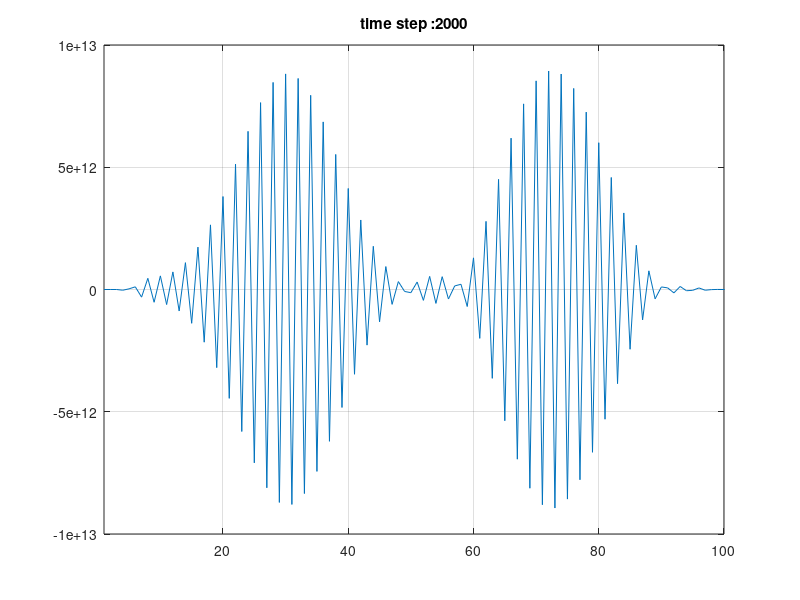

This chart was generated by the following MATLAB code:
%%
% FDTD 1D in free space with CPML 
%
% AUTHOR:skiloop
% EMAIL:skiloop@126.com
%

% close all;

%% some constants
mu_0 = 1.2566370614359173e-06;   %
eps_0= 8.8541878176203892e-12;   %
C=299792458.0;      % speed of light
Z0=1/C/eps_0;

%% wave definition
amptidute=1e7;
frequency=110E9;
T=1/frequency;
lambda=C*T;
t0=4.0*T;
omega=2*pi*frequency;

%% FDTD variables
if exist('zZoneSize','var')==0
    zZoneSize=4;
else if zZoneSize<0
    zZoneSize=4;
    end
end
if exist('tZoneSize','var')==0
    tZoneSize=50;
else if tZoneSize<50
    tZoneSize=50;
    end
end
domainLength=zZoneSize*lambda;
totalTime=tZoneSize*T;
numberCellsPerWavelength=20;

%% CPML parameters
pmlWidth=10;
pmlOrder=3; % m
epsR=1;
sigmaMaxDivSigmaOpt=0.55;
kappaMax=0.1;
alphaMax=0.0;
alphaOrder=1; % ma

%% domain definition
dz=lambda/numberCellsPerWavelength;
dt=dz/2/C;
totalTimeStep=floor(totalTime/dt);
nz=floor(domainLength/dz+2*pmlWidth);
nzp1=nz+1;
nzm1=nz-1;
ksource = floor(nzp1/2);
%% FDTD EM field arrarys
Ex=zeros(1,nzp1);
Hy=zeros(1,nz);

%% Coeficient for EM field updating
Cexe=1;
Cexhy=-dt/eps_0/dz;
Chyh=1;
Chyex=-dt/mu_0/dz;

%% CPML arrays
Psi_Ezy_zn=zeros(1,pmlWidth);
Psi_Ezy_zp=zeros(1,pmlWidth);
Psi_Hzx_zn=zeros(1,pmlWidth);
Psi_Hzx_zp=zeros(1,pmlWidth);

%% initial PML update coeficients
% sigmaOpt=0.8*(pmlOrder+1)/(sqrt(epsR)*dz*Z0);
sigmaOpt=(pmlOrder+1)/(sqrt(epsR)*150*pi*dz);
sigmaMax=sigmaOpt*sigmaMaxDivSigmaOpt;

% zn side
rho_e=((pmlWidth:-1:1)-0.75)/pmlWidth;
rho_m=((pmlWidth:-1:1)-0.25)/pmlWidth;
sigma_e=sigmaMax*abs(rho_e).^pmlOrder;
sigma_m=sigmaMax*abs(rho_m).^pmlOrder;
kappa_e=1+(kappaMax-1)*abs(rho_e).^pmlOrder;
kappa_m=1+(kappaMax-1)*abs(rho_m).^pmlOrder;
alpha_e=alphaMax*abs(1-rho_e).^alphaOrder;
alpha_m=alphaMax*abs(1-rho_m).^alphaOrder;
cpml_b_e_n=exp((-dt/eps_0)...
    *((sigma_e./kappa_e)+alpha_e));
cpml_a_e_n=1/dz*(cpml_b_e_n-1).*sigma_e ...
    ./(kappa_e.*(sigma_e+kappa_e.*alpha_e));
cpml_b_m_n=exp((-dt/eps_0)...
    *((sigma_m./kappa_m)+alpha_m));
cpml_a_m_n=1/dz*(cpml_b_m_n-1).*sigma_m ...
    ./(kappa_m.*(sigma_m+kappa_m.*alpha_m));

b=0;%sigma_e*dt/2/eps_0;
Cexe_zn=(1-b)./(1+b);
CPsi_Ezy_zn=-dt./(1+b)/eps_0;
Cexhy_zn=CPsi_Ezy_zn./kappa_e/dz;
b=0;%sigma_m*dt/2/mu_0;
Chyh_zn=(1-b)./(1+b);
CPsi_Hzx_zn=-dt./(1+b)/mu_0;
Chyex_zn=CPsi_Hzx_zn./kappa_m/dz;
% zp side
rho_e=((1:1:pmlWidth)-0.75)/pmlWidth;
rho_m=((1:1:pmlWidth)-0.25)/pmlWidth;
sigma_e=sigmaMax*abs(rho_e).^pmlOrder;
sigma_m=sigmaMax*abs(rho_m).^pmlOrder;
kappa_e=1+(kappaMax-1)*abs(rho_e).^pmlOrder;
kappa_m=1+(kappaMax-1)*abs(rho_m).^pmlOrder;
alpha_e=alphaMax*abs(1-rho_e).^alphaOrder;
alpha_m=alphaMax*abs(1-rho_m).^alphaOrder;
cpml_b_e_p=exp((-dt/eps_0)...
    *((sigma_e./kappa_e)+alpha_e));
cpml_a_e_p=1/dz*(cpml_b_e_p-1).*sigma_e ...
    ./(kappa_e.*(sigma_e+kappa_e.*alpha_e));
cpml_b_m_p=exp((-dt/eps_0)...
    *((sigma_m./kappa_m)+alpha_m));
cpml_a_m_p=1/dz*(cpml_b_m_p-1).*sigma_m ...
    ./(kappa_m.*(sigma_m+kappa_m.*alpha_m));
b=0;%sigma_e*dt/2/eps_0;
Cexe_zp=(1-b)./(1+b);
CPsi_Ezy_zp=-dt./(1+b)/eps_0;
Cexhy_zp=CPsi_Ezy_zp./kappa_e/dz;
b=0;%sigma_m*dt/2/mu_0;
Chyh_zp=(1-b)./(1+b);
CPsi_Hzx_zp=-dt./(1+b)/mu_0;
Chyex_zp=CPsi_Hzx_zp./kappa_m/dz;

%% FDTD loop

% some constants
%====== Gaussian Source ===========
dtDivEps0DivDz=dt/eps_0/dz;
muSource=dtDivEps0DivDz*amptidute * -2.0 /T/T;
%====== Sine Source ===========
% dtDivEps0DivDz=dt/eps_0/dz;
% muSource=dtDivEps0DivDz*amptidute * 2.0*pi*omega;

% initial plot
figure;
h=plot(Ex);
% set(gca,'ylim',[-2.5 2.5]*1e15);
set(gca,'xlim',[1 nz]);
grid on;

% point to test performace of CPML
ic=ksource+0;
%ic=ksource+numberCellsPerWavelength;
cEx=zeros(1,totalTimeStep);

% fdtd loop
for n=1:totalTimeStep
    %============================
    %update Hy
    %============================
    Psi_Hzx_zn=cpml_b_m_n.*Psi_Hzx_zn+cpml_a_m_n.*(Ex(2:pmlWidth+1)-Ex(1:pmlWidth));
    Psi_Hzx_zp=cpml_b_m_p.*Psi_Hzx_zp+cpml_a_m_p.*(Ex(nzp1-pmlWidth+1:nzp1)-Ex(nzp1-pmlWidth:nz));
    
    Hy(1:pmlWidth)=Chyh_zn.*Hy(1:pmlWidth)+Chyex_zn.*(Ex(2:pmlWidth+1)-Ex(1:pmlWidth))+CPsi_Hzx_zn.*Psi_Hzx_zn;
    
    Hy(nz-pmlWidth+1:nz)=Chyh_zp.*Hy(nz-pmlWidth+1:nz)+Chyex_zp.*(Ex(nzp1-pmlWidth+1:nzp1)-Ex(nzp1-pmlWidth:nz))+CPsi_Hzx_zp.*Psi_Hzx_zp;
    
    % non pml region
    Hy(pmlWidth+1:nz-pmlWidth)=Chyh* Hy(pmlWidth+1:nz-pmlWidth)+Chyex*( Ex(pmlWidth+2:nzp1-pmlWidth)-Ex(pmlWidth+1:nz-pmlWidth)); 
    
    %===========================
    % update Ex
    %===========================
    Psi_Ezy_zn=cpml_b_e_n.*Psi_Ezy_zn+cpml_a_e_n.*(Hy(2:pmlWidth+1)-Hy(1:pmlWidth));
    Psi_Ezy_zp=cpml_b_e_p.*Psi_Ezy_zp+cpml_a_e_p.*(Hy(nzp1-pmlWidth:nz)-Hy(nz-pmlWidth:nzm1));
    
    Ex(2:pmlWidth+1)=Cexe_zn.*Ex(2:pmlWidth+1)+Cexhy_zn.*(Hy(2:pmlWidth+1)-Hy(1:pmlWidth))+CPsi_Ezy_zn.*Psi_Ezy_zn;
        
    Ex(nzp1-pmlWidth:nz)=Cexe_zp.*Ex(nzp1-pmlWidth:nz)+Cexhy_zp.*(Hy(nzp1-pmlWidth:nz)-Hy(nz-pmlWidth:nzm1))+CPsi_Ezy_zp.*Psi_Ezy_zp;
    
    % non pml region
    Ex(pmlWidth+2:nz-pmlWidth)=Cexe* Ex(pmlWidth+2:nz-pmlWidth)+Cexhy*( Hy(pmlWidth+2:nz-pmlWidth)-Hy(pmlWidth+1:nzm1-pmlWidth)); 
    
    %==========================
    % update source
    %==========================
    Ex(ksource)=Ex(ksource)+muSource *(n * dt - t0)...
                    * exp(-(((n * dt - t0) / T).^2)); % Differentiated Gaussian pulse
%     Ex(ksource)=Ex(ksource)-amptidute *sin((n * dt - t0) * omega)/dz; % Sine source

%     Ex(ksource)=-Ex(ksource) -2 * amptidute/dz*exp(-(((n * dt - t0-dt/2) / T).^2)); %hard voltage source
                
    %==========================
    % update figure
    %==========================
    if mod(n,30)==0||n==totalTimeStep
        set(h,'YData',Ex);
        title(gca,strcat('time step :' ,int2str(n)));
        pause(0.2);
    end
    
    %=========================
    % sample watched field
    %=========================
    cEx(n)=Ex(ic);    
end